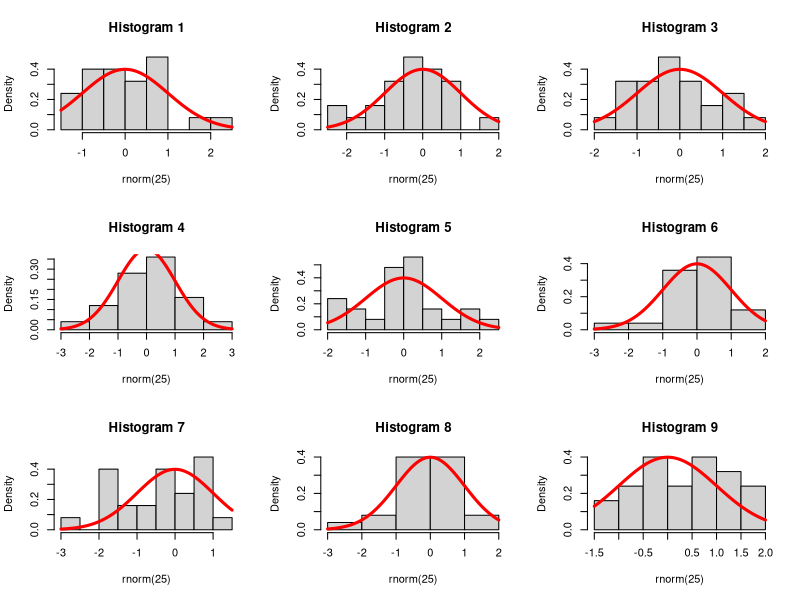
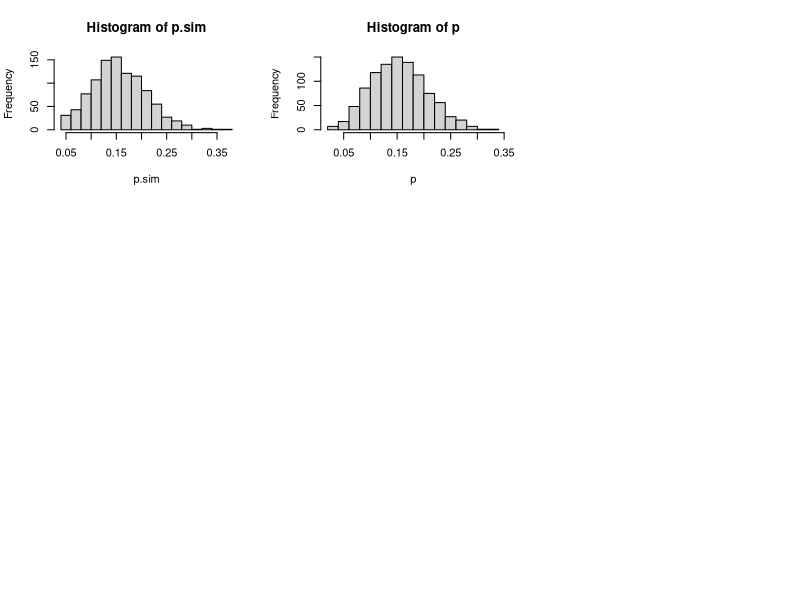

The R source for these figures, in order:
#generate 9 figures each with 25 trials to test normality
par(mfrow = c(3,3))
set.seed(779)
for(i in 1:9){
  hist(rnorm(25), probability=TRUE,main=paste("Histogram",i))
  curve(dnorm,add=TRUE,col="red",lwd=3)
}

#run simulation 1000 times of a binomial trial. 
done <- function(){
  x<- rbinom(1,50,1/6)
  p<- x/50
  p
}
p.sim <- replicate(1000, done()) 
hist(p.sim, breaks = 15)

#is the same as following. Advantage of first method is that you can control the times of simulation you want
#but can also be achieved by function(x) where x is rbinom(x,50,1/6)
x<- rbinom(1000,50,1/6)
p<- x/50
hist(p, breaks = 15)
